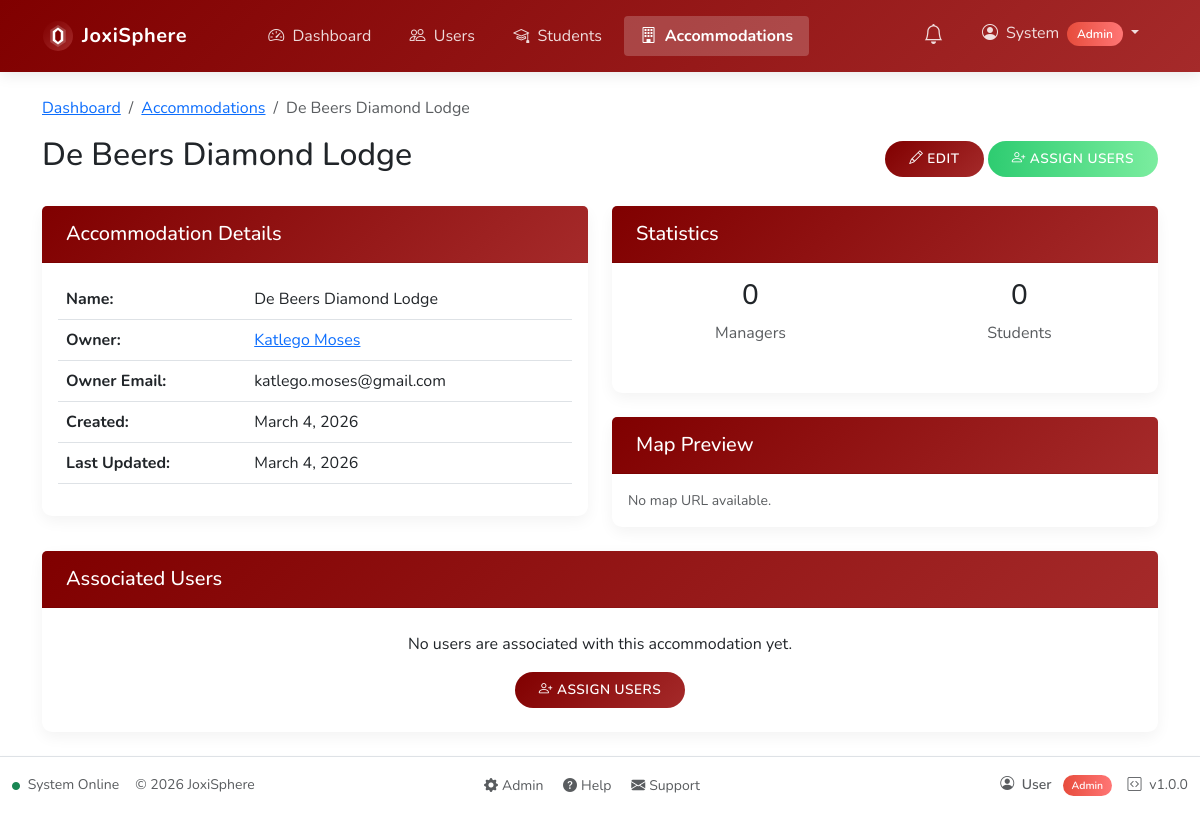
Page /admin/view-accommodation.php?id=1 (signed in) on the committed database.
### tables this page shows
CREATE TABLE IF NOT EXISTS accommodations (
    id INT AUTO_INCREMENT PRIMARY KEY,
    name VARCHAR(100) NOT NULL,
    address_line1 VARCHAR(255) NULL,
    address_line2 VARCHAR(255) NULL,
    city VARCHAR(100) NULL,
    province VARCHAR(100) NULL,
    postal_code VARCHAR(20) NULL,
    map_url VARCHAR(500) NULL,
    max_students INT UNSIGNED NULL,
    contact_phone VARCHAR(20) NULL,
    contact_email VARCHAR(100) NULL,
    notes TEXT NULL,
    owner_id INT NOT NULL,
    created_at TIMESTAMP DEFAULT CURRENT_TIMESTAMP,
    updated_at TIMESTAMP DEFAULT CURRENT_TIMESTAMP ON UPDATE CURRENT_TIMESTAMP,
    FOREIGN KEY (owner_id) REFERENCES users(id) ON DELETE CASCADE
);

CREATE TABLE IF NOT EXISTS users (
    id INT AUTO_INCREMENT PRIMARY KEY,
    username VARCHAR(50) NOT NULL UNIQUE,
    password VARCHAR(255) NOT NULL,
    email VARCHAR(100) NOT NULL,
    first_name VARCHAR(50) NOT NULL,
    last_name VARCHAR(50) NOT NULL,
    id_number VARCHAR(13) UNIQUE,   
    phone_number VARCHAR(20),
    whatsapp_number VARCHAR(20),
    preferred_communication ENUM('SMS', 'WhatsApp') DEFAULT 'SMS',
    profile_photo VARCHAR(255) DEFAULT NULL,
    role_id INT NOT NULL,
    status ENUM('active', 'pending', 'inactive') NOT NULL DEFAULT 'pending',
    created_at TIMESTAMP DEFAULT CURRENT_TIMESTAMP,
    updated_at TIMESTAMP DEFAULT CURRENT_TIMESTAMP ON UPDATE CURRENT_TIMESTAMP,
    password_reset_required BOOLEAN DEFAULT 0,
    FOREIGN KEY (role_id) REFERENCES roles(id)
);

### includes/functions.php (called while the page is built, shortened)
<?php
function safeQueryPrepare($conn, $sql, $debug = true) {
    $stmt = false;
    try {
        $stmt = $conn->prepare($sql);
    } catch (mysqli_sql_exception $e) {
        $prepareError = "(" . $e->getCode() . ") " . $e->getMessage();
        error_log("Database exception in SQL: $sql - " . $prepareError);
    }
    return $stmt;
}

### public/admin/view-accommodation.php (the view, shortened to what this page needs)
<?php
require_once '../../includes/functions.php';
$accommodation_id = isset($_GET['id']) ? (int)$_GET['id'] : 0;
$conn = getDbConnection();
$stmt = safeQueryPrepare($conn, "SELECT a.*, u.first_name, u.last_name, u.email
                                FROM accommodations a
                                JOIN users u ON a.owner_id = u.id
                                WHERE a.id = ?");
$stmt->bind_param("i", $accommodation_id);
$stmt->execute();
$accommodation = $stmt->get_result()->fetch_assoc();
$accommodation_name = (string) ($accommodation['name'] ?? $accommodation['NAME'] ?? '');
$map_url = trim((string)($accommodation['map_url'] ?? ''));
$show_map_previews = false;
$street_view_embed_url = '';
$small_map_embed_url = '';
$sv_api_key = defined('GOOGLE_MAPS_API_KEY') ? GOOGLE_MAPS_API_KEY : '';
$use_sv_js = $show_map_previews && isset($lat, $lng) && $lat !== null && $lng !== null && $sv_api_key !== '';
$users_stmt = safeQueryPrepare($conn, "SELECT u.*, r.name as role_name
                                    FROM users u
                                    JOIN roles r ON u.role_id = r.id
                                    JOIN user_accommodation ua ON u.id = ua.user_id
                                    WHERE ua.accommodation_id = ?
                                    ORDER BY r.name, u.first_name, u.last_name");
$users_stmt->bind_param("i", $accommodation_id);
$users_stmt->execute();
$users = $users_stmt->get_result()->fetch_all(MYSQLI_ASSOC);
?>
<div class="container mt-4">
    <nav aria-label="breadcrumb">
        <ol class="breadcrumb">
            <li class="breadcrumb-item"><a href="<?= BASE_URL ?>/admin/dashboard.php">Dashboard</a></li>
            <li class="breadcrumb-item"><a href="<?= BASE_URL ?>/admin/accommodations.php">Accommodations</a></li>
            <li class="breadcrumb-item active"><?= htmlspecialchars($accommodation_name, ENT_QUOTES, 'UTF-8') ?></li>
        </ol>
    </nav>
    <div class="d-flex justify-content-between align-items-center mb-4">
        <h2><?= htmlspecialchars($accommodation_name, ENT_QUOTES, 'UTF-8') ?></h2>
        <div>
            <a href="edit-accommodation.php?id=<?= $accommodation_id ?>" class="btn btn-primary">
                <i class="bi bi-pencil"></i> Edit
            </a>
            <a href="assign-users.php?id=<?= $accommodation_id ?>" class="btn btn-success">
                <i class="bi bi-person-plus"></i> Assign Users
            </a>
        </div>
    </div>
    <div class="row">
        <div class="col-md-6">
            <div class="card mb-4">
                <div class="card-header">
                    <h5 class="mb-0">Accommodation Details</h5>
                </div>
                <div class="card-body">
                    <table class="table">
                        <tr>
                            <th>Name:</th>
                            <td><?= htmlspecialchars($accommodation_name, ENT_QUOTES, 'UTF-8') ?></td>
                        </tr>
                        <tr>
                            <th>Owner:</th>
                            <td>
                                <a href="view-user.php?id=<?= $accommodation['owner_id'] ?>">
                                    <?= htmlspecialchars($accommodation['first_name'] . ' ' . $accommodation['last_name']) ?>
                                </a>
                            </td>
                        </tr>
                        <tr>
                            <th>Owner Email:</th>
                            <td><?= htmlspecialchars($accommodation['email']) ?></td>
                        </tr>
                        <tr>
                            <th>Created:</th>
                            <td><?= date('F j, Y', strtotime($accommodation['created_at'])) ?></td>
                        </tr>
                        <tr>
                            <th>Last Updated:</th>
                            <td><?= date('F j, Y', strtotime($accommodation['updated_at'])) ?></td>
                        </tr>
                    </table>
                </div>
            </div>
        </div>
        <div class="col-md-6">
            <div class="card mb-4">
                <div class="card-header">
                    <h5 class="mb-0">Statistics</h5>
                </div>
                <div class="card-body">
                    <div class="row text-center">
                        <div class="col-6 mb-3">
                            <h3>
                                <?php
                                $manager_count = 0;
                                $student_count = 0;
                                echo $manager_count;
                                ?>
                            </h3>
                            <p class="text-muted">Managers</p>
                        </div>
                        <div class="col-6 mb-3">
                            <h3><?= $student_count ?></h3>
                            <p class="text-muted">Students</p>
                        </div>
                    </div>
                </div>
            </div>
            <div class="card mb-4">
                <div class="card-header">
                    <h5 class="mb-0">Map Preview</h5>
                </div>
                <div class="card-body">
                    <?php if ($show_map_previews && $street_view_embed_url !== '' && $small_map_embed_url !== ''): ?>
                        <h6 class="mb-2">Street View</h6>
                        <?php if ($use_sv_js): ?>
                            <div id="sv-canvas-admin" class="mb-3" style="width:100%;height:360px;border-radius:4px;overflow:hidden;"></div>
                        <?php else: ?>
                            <div class="ratio ratio-16x9 mb-3">
                                <iframe src="<?= htmlspecialchars($street_view_embed_url, ENT_QUOTES, 'UTF-8') ?>" loading="lazy" allowfullscreen></iframe>
                            </div>
                        <?php endif; ?>
                        <h6 class="mb-2">Map View (Street Level)</h6>
                        <div class="ratio ratio-16x9">
                            <iframe src="<?= htmlspecialchars($small_map_embed_url, ENT_QUOTES, 'UTF-8') ?>" loading="lazy" allowfullscreen></iframe>
                        </div>
                    <?php elseif ($map_url !== ''): ?>
                        <p class="text-muted small mb-0">Preview is unavailable for this link. <a href="<?= htmlspecialchars($map_url, ENT_QUOTES, 'UTF-8') ?>" target="_blank" rel="noopener noreferrer">Open map</a>.</p>
                    <?php else: ?>
                        <p class="text-muted small mb-0">No map URL available.</p>
                    <?php endif; ?>
                </div>
            </div>
        </div>
    </div>
    <div class="card mb-4">
        <div class="card-header">
            <h5 class="mb-0">Associated Users</h5>
        </div>
        <div class="card-body p-0">
            <?php if (count($users) > 0): ?>
                <div class="table-responsive">
                    <table class="table table-hover mb-0">
                        <thead>
                            <tr>
                                <th>Name</th>
                                <th>Role</th>
                                <th>Email</th>
                                <th>Status</th>
                                <th>Actions</th>
                            </tr>
                        </thead>
                        <tbody>
                            <?php foreach ($users as $user): ?>
                                <tr>
                                    <td><?= htmlspecialchars($user['first_name'] . ' ' . $user['last_name']) ?></td>
                                    <td>
                                        <span class="badge <?= $user['role_name'] === 'manager' ? 'bg-primary' : 'bg-success' ?>">
                                            <?= ucfirst($user['role_name']) ?>
                                        </span>
                                    </td>
                                    <td><?= htmlspecialchars($user['email']) ?></td>
                                    <td>
                                        <?php if ($user['status'] === 'active'): ?>
                                            <span class="badge bg-success">Active</span>
                                        <?php elseif ($user['status'] === 'pending'): ?>
                                            <span class="badge bg-warning">Pending</span>
                                        <?php else: ?>
                                            <span class="badge bg-danger">Inactive</span>
                                        <?php endif; ?>
                                    </td>
                                    <td>
                                        <a href="view-user.php?id=<?= $user['id'] ?>" class="btn btn-sm btn-outline-primary">
                                            View
                                        </a>
                                    </td>
                                </tr>
                            <?php endforeach; ?>
                        </tbody>
                    </table>
                </div>
            <?php else: ?>
                <div class="text-center py-4">
                    <p>No users are associated with this accommodation yet.</p>
                    <a href="assign-users.php?id=<?= $accommodation_id ?>" class="btn btn-primary">
                        <i class="bi bi-person-plus"></i> Assign Users
                    </a>
                </div>
            <?php endif; ?>
        </div>
    </div>
</div>

### public/assets/css/custom.css (style rules this page uses)
:root { --primary-color: #800000; --primary-gradient: linear-gradient(135deg, #800000 0%, #a52a2a 100%); --secondary-color: #5e605f; --secondary-gradient: linear-gradient(135deg, #5e605f 0%, #959497 100%); --success-color: #2ecc71; --success-gradient: linear-gradient(to right, #2ecc71, #7bed9f); --info-color: #3498db; --info-gradient: linear-gradient(to right, #3498db, #79d2fb); --warning-color: #808000; --warning-gradient: linear-gradient(135deg, #808000 0%, #bdb76b 100%); --danger-color: #e74c3c; --danger-gradient: linear-gradient(to right, #e74c3c, #ff7675); --dark-color: #000000; --dark-gradient: linear-gradient(to right, #000000, #2d3436); --light-color: #f8f9fa; --light-gradient: linear-gradient(135deg, #f8f9fa 0%, #dfe6e9 100%); --admin-color: #800000; --admin-gradient: linear-gradient(135deg, #800000 0%, #5e605f 100%); --owner-color: #5e605f; --owner-gradient: linear-gradient(135deg, #5e605f 0%, #000000 100%); --manager-color: #808000; --manager-gradient: linear-gradient(135deg, #808000 0%, #5e605f 100%); --student-color: #800000; --student-gradient: linear-gradient(135deg, #800000 0%, #808000 100%); --body-bg: #ffffff; }
body { background-color: var(--body-bg); font-family: "Nunito", sans-serif; }
.card { border: none; border-radius: 10px; overflow: visible; box-shadow: 0 5px 15px rgba(0, 0, 0, 0.05); transition: all 0.3s ease; margin-bottom: 1.5rem; }
.card-header { background: var(--primary-gradient); color: white; font-weight: 600; padding: 1rem 1.5rem; border-bottom: none; }
.btn { border-radius: 30px; padding: 0.5rem 1.5rem; font-weight: 600; transition: all 0.3s ease; text-transform: uppercase; letter-spacing: 0.5px; font-size: 0.85rem; }
.btn-primary { background-image: var(--primary-gradient); border: none; }
.btn-success { background-image: var(--success-gradient); border: none; }
.table { border-collapse: separate; border-spacing: 0; }
.card-header { background-color: #f8f9fa; border-bottom: 1px solid rgba(0, 0, 0, 0.05); }

### rows in the picture
accommodations: name "De Beers Diamond Lodge", owner.last_name "Katlego Moses", owner.email "katlego.moses@gmail.com", created_at "March 4, 2026", updated_at "March 4, 2026"

### other values in the picture
APP_NAME "JoxiSphere"
$item['text'] "Dashboard"
$item['text'] "Users"
$item['text'] "Students"
$item['text'] "Accommodations"
$_SESSION['username'] "System"
$userRole "Admin"
$manager_count "0"
$student_count "0"
$userName "User"
